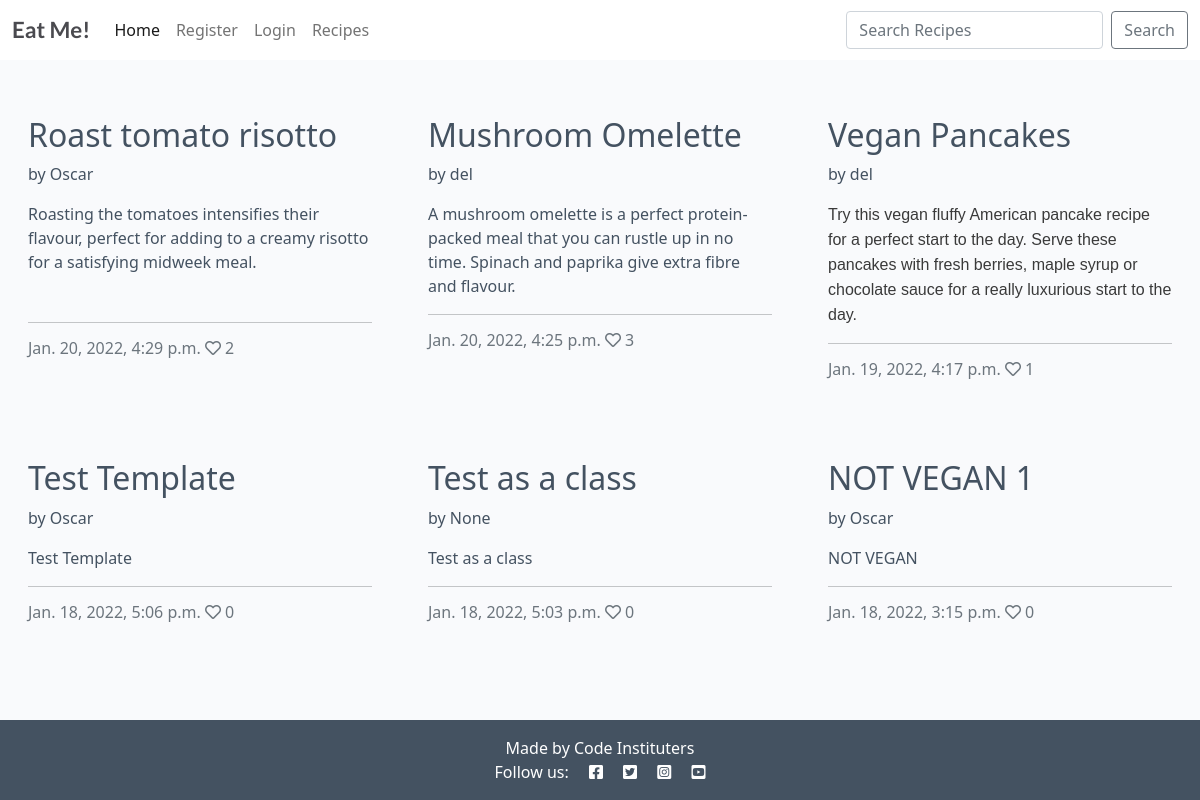
The app's page /recipes/ with its own data.
### post/models.py (models this page shows, shortened)
class Post(models.Model):
    title = models.CharField(max_length=200, unique=True)
    slug = models.SlugField(max_length=200, unique=True)
    author = models.ForeignKey(
        User, on_delete=models.CASCADE, related_name="recipes", null=True
        )
    published_on = models.DateTimeField(auto_now=True)
    updated_on = models.DateTimeField(auto_now=True)
    description = models.TextField()
    ingredients = models.TextField()
    method = models.TextField()
    is_vegan = models.BooleanField(default=False)
    image = CloudinaryField('image', default='placeholder')
    likes = models.ManyToManyField(User, related_name='post_likes', blank=True)
    class Meta:
        ordering = ['-published_on']
    def number_of_likes(self):
        return self.likes.count()

### post/views.py (the view)
# urls.py: path('recipes/', views.PostList.as_view(), name='recipes'),
class PostList(generic.ListView):
    model = Post
    template_name = "recipes.html"
    paginate_by = 6

### templates/recipes.html (shortened to what this page needs)
{% extends "base.html" %}
{% block content %}
<div class="container-fluid">
    <div class="row">
        <div class="col-12 mt-3 left">
            <div class="row">
                {% for post in post_list %}
                <div class="col-md-4">
                    <div class="card mb-4">
                        <div class="card-body">
                            <div class="image-container">
                            </div>
                            <a href="{% url 'post_detail' post.slug %}" class="post-link">
                                <h2 class="card-title">{{ post.title }}</h2><p>by {{ post.author }}</p>
                                <p class="card-text">{{ post.description|safe }}</p>
                            </a>
                            <hr />
                            <p class="card-text text-muted h6">{{ post.published_on}} <i class="far fa-heart"></i>
                                {{ post.number_of_likes }}</p>
                        </div>
                    </div>
                </div>
                {% if forloop.counter|divisibleby:3 %}
            </div>
            <div class="row">
                {% endif %}
                {% endfor %}
            </div>
        </div>
    </div>
</div>
{%endblock%}

### static/css/style.css (style rules this page uses)
body { background-color: #F9FAFC; }
.main-bg { background-color: #F9FAFC; }
.card { border: none; background-color: transparent; }
.image-container { position: relative; }
.post-link { text-decoration: none; color: #445261; }

### records on screen
Post: title "Roast tomato risotto", author "Oscar", description "Roasting the tomatoes intensifies their flavour, perfect for adding to a creamy risotto for a satisfying midweek meal.", published_on "Jan. 20, 2022, 4:29 p.m.", number_of_likes "2"
Post: title "Mushroom Omelette", author "del", description "A mushroom omelette is a perfect protein-packed meal that you can rustle up in no time. Spinach and paprika give extra fibre and flavour.", published_on "Jan. 20, 2022, 4:25 p.m.", number_of_likes "3"
Post: title "Vegan Pancakes", author "del", description "Try this vegan fluffy American pancake recipe for a perfect start to the day. Serve these pancakes with fresh berries, maple syrup or chocolate sauce for a really luxurious start to the day.", published_on "Jan. 19, 2022, 4:17 p.m.", number_of_likes "1"
Post: title "Test Template", author "Oscar", description "Test Template", published_on "Jan. 18, 2022, 5:06 p.m.", number_of_likes "0"
Post: title "Test as a class", author "None", description "Test as a class", published_on "Jan. 18, 2022, 5:03 p.m.", number_of_likes "0"
Post: title "NOT VEGAN 1", author "Oscar", description "NOT VEGAN", published_on "Jan. 18, 2022, 3:15 p.m.", number_of_likes "0"
